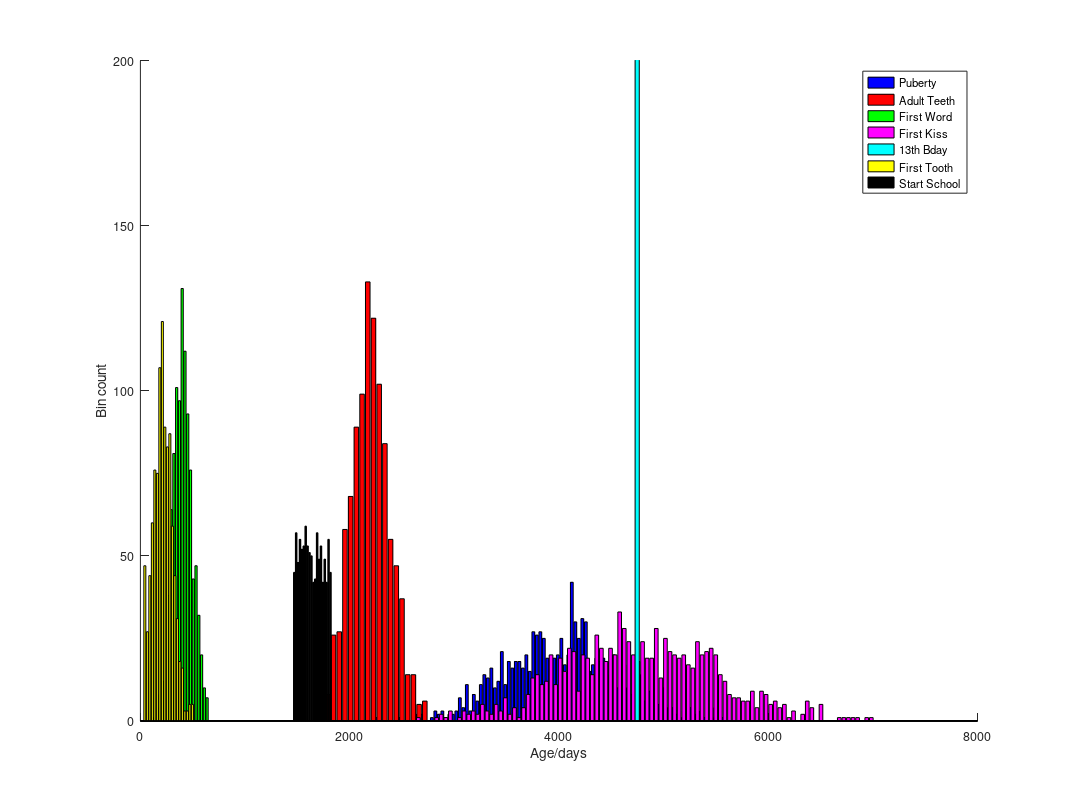
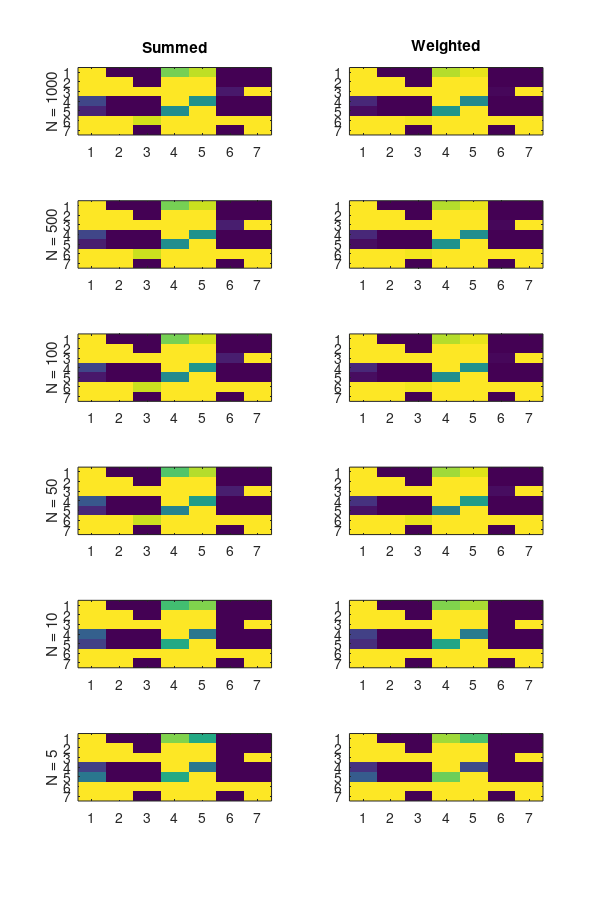
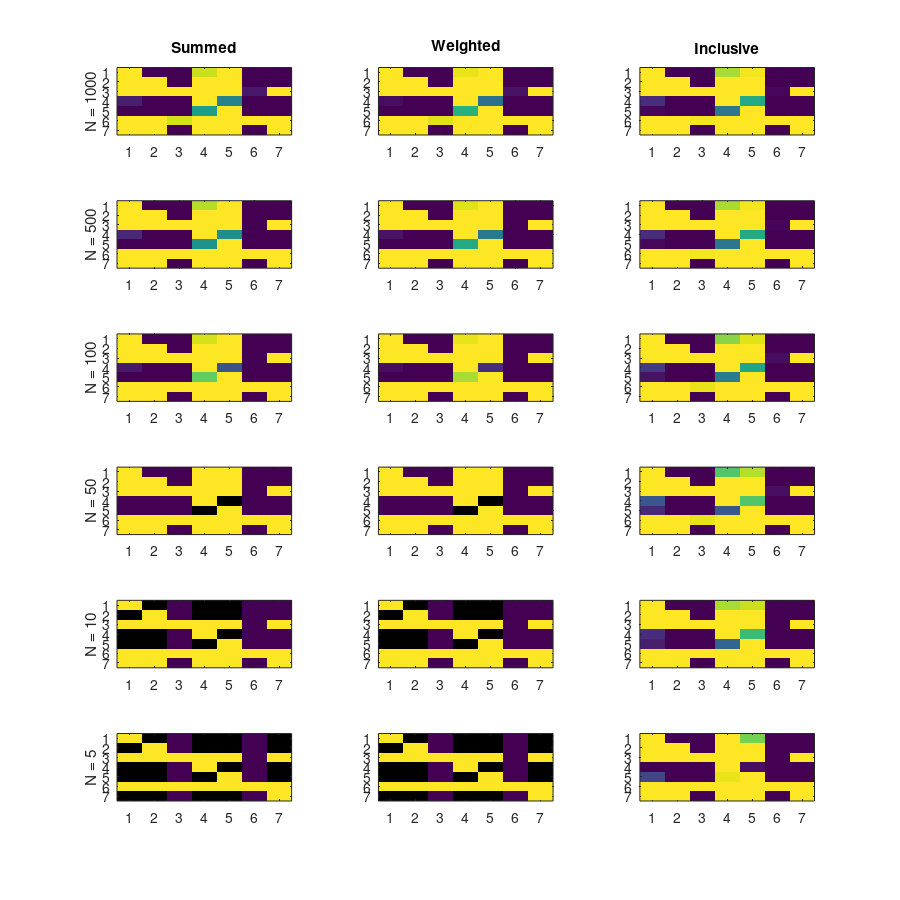
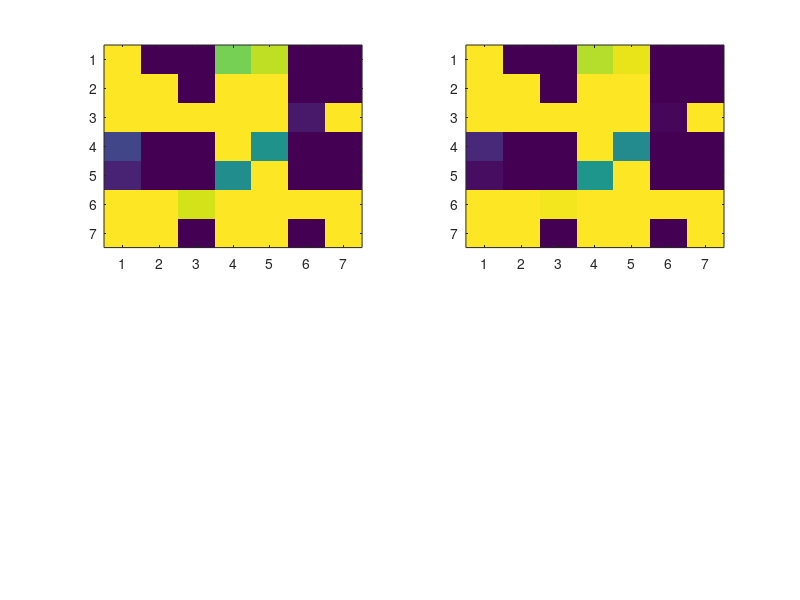

Here is the MATLAB script that generated these plots, in order:
%% Simulation of growing-up data.

%% Definition of probability distribution on the date of various events
% 11 +/- 1.5 year; min 6 years
pubonset = @(t)(max([(randn(1,t)*1.5 + 11)*365.25; ones(1,t)*6*365.25]));

% 6y +/- 6 m
adultteeth = @(t)((randn(1,t)*6/12 + 6)*365.25);

% 13 +/- 3 month; min 4 months.
firstword = @(t)(max([(randn(1,t)*3 + 13)*365.25/12; ones(1,t)*4*365.25/12]));

% 13 +/- 2 year; min 5 years
firstkiss = @(t)(max([(randn(1,t)*2 + 13)*365.25; ones(1,t)*5*365.25]));

% Exactly at 13y
fourteenthbday = @(t)(ones(1,t)*13*365.25);

% 7 +/- 3 month; min 1 month
firsttooth = @(t)(max([(randn(1,t)*3 + 7)*365.25/12; ones(1,t)*365.25/12]));

% uniform between 4 and 5 years
startschool = @(t)((rand(1,t) + 4)*365.25);


%% Create a set of event dates for a number of individuals and plot distributions.

samples = 1000;
dates = [pubonset(samples); adultteeth(samples); firstword(samples); firstkiss(samples); fourteenthbday(samples); firsttooth(samples); startschool(samples)];

% Plot histograms of each
figure;
hold on;
[f1 l1] = hist(dates(1,:),100);
bar(l1, f1, 'b');
[f2 l2] = hist(dates(2,:),20);
bar(l2, f2, 'r');
[f3 l3] = hist(dates(3,:),20);
bar(l3, f3, 'g');
[f4 l4] = hist(dates(4,:),100);
bar(l4, f4, 'm');
[f5 l5] = hist(dates(5,:),[13*365.25-50 13*365.25 13*365.25+50]);
bar(l5, f5, 'c');
[f6 l6] = hist(dates(6,:),20);
bar(l6, f6, 'y');
[f7 l7] = hist(dates(7,:),20);
bar(l7, f7, 'k');
ylim([0 200]);
legend('Puberty', 'Adult Teeth', 'First Word', 'First Kiss', '13th Bday', 'First Tooth', 'Start School');
xlabel('Age/days');
ylabel('Bin count');

set(gcf, 'PaperPositionMode', 'manual');
set(gcf, 'PaperUnits', 'inches');
set(gcf, 'PaperPosition', [0 0 12 9]);
print('-dpng', 'GrowingUpDists.png')


%% Construct precedence matrix.
[numEvents numSamples] = size(dates);
p1 = ones(numEvents, numEvents);
p2 = ones(numEvents, numEvents);
for i=1:(numEvents-1)
    for j=(i+1):numEvents
        ipj = find(dates(i,:)<dates(j,:));
        p1(i,j) = length(ipj)/numSamples;
        p1(j,i) = 1-p1(i,j);
        p2(i,j) = sum(dates(j,ipj) - dates(i,ipj))/sum(abs(dates(i,:) - dates(j,:)));
        p2(j,i) = 1-p2(i,j);
    end
end

figure;
subplot(2,2,1);
imagesc(p1);
subplot(2,2,2);
imagesc(p2);

figure;
% Add matrices for increasingly small data sets
ind = 0;
for s = [1000 500 100 50 10 5];
    subdates = dates(:,1:s);
    p1 = ones(numEvents, numEvents);
    p2 = ones(numEvents, numEvents);
    for i=1:(numEvents-1)
        for j=(i+1):numEvents
            ipj = find(subdates(i,:)<subdates(j,:));
            p1(i,j) = length(ipj)/s;
            p1(j,i) = 1-p1(i,j);
            p2(i,j) = sum(subdates(j,ipj) - subdates(i,ipj))/sum(abs(subdates(i,:) - subdates(j,:)));
            p2(j,i) = 1-p2(i,j);
        end
    end
    ind = ind + 1;
    subplot(6,2,ind);
    imagesc(p1);
    if(ind == 1)
        title('Summed');
    end
    %axis off;
    ylabel(sprintf('N = %i', s));
    ind = ind + 1;
    subplot(6,2,ind);
    imagesc(p2);
    if(ind == 2)
        title('Weighted');
    end
    %axis off;
end

% p2 is more robust to small numbers of samples, but may be more vulnerable
% to outliers or errors in the input data.

set(gcf, 'PaperPositionMode', 'manual');
set(gcf, 'PaperUnits', 'inches');
set(gcf, 'PaperPosition', [0 0 6 9]);
print('-dpng', 'GU_DirRetroPs.png')



%% Now construct matrices from snapshot data.

% Create an age for each subject
[numEvents numSamples] = size(dates);
ages = rand(1,numSamples)*max(max(dates));
knowndates = dates;
knowndates(find(repmat(ages, [numEvents 1])<dates)) = 0;

figure;
hold on;
ind = 0;
for s = [1000 500 100 50 10 5];
    subdates = knowndates(:,1:s);
    p1 = ones(numEvents, numEvents);
    p2 = ones(numEvents, numEvents);
    p3 = ones(numEvents, numEvents);
    for i=1:(numEvents-1)
        for j=(i+1):numEvents
            ixorj = find(xor(subdates(i,:) == 0, subdates(j,:) == 0));
            inotj = find(subdates(i,:) > 0 & subdates(j,:) == 0);
            jnoti = find(subdates(j,:) > 0 & subdates(i,:) == 0);
            p1(i,j) = length(inotj)/length(ixorj);
            p1(j,i) = 1-p1(i,j);
            p2(i,j) = sum(ages(inotj) - subdates(i,inotj))/(sum(ages(inotj) - subdates(i,inotj)) + sum(ages(jnoti) - subdates(j,jnoti)));
            p2(j,i) = 1-p2(i,j);
            sdi = subdates(i,:);
            sdj = subdates(j,:);
            sdi(find(sdi==0)) = ages(find(sdi==0));
            sdj(find(sdj==0)) = ages(find(sdj==0));
            ipj = find(sdi<sdj);
            p3(i,j) = sum(sdj(ipj) - sdi(ipj))/sum(abs(sdi - sdj));
            p3(j,i) = 1-p3(i,j);
        end
    end
    ind = ind + 1;
    subplot(6,3,ind);
    imagesc(p1);
    if(ind == 1)
        title('Summed');
    end
    ylabel(sprintf('N = %i', s));
    ind = ind + 1;
    subplot(6,3,ind);
    imagesc(p2);
    if(ind == 2)
        title('Weighted');
    end
    ind = ind + 1;
    subplot(6,3,ind);
    imagesc(p3);
    if(ind == 3)
        title('Inclusive');
    end
end

set(gcf, 'PaperPositionMode', 'manual');
set(gcf, 'PaperUnits', 'inches');
set(gcf, 'PaperPosition', [0 0 9 9]);
print('-dpng', 'GU_DirSnapshotPs.png')


